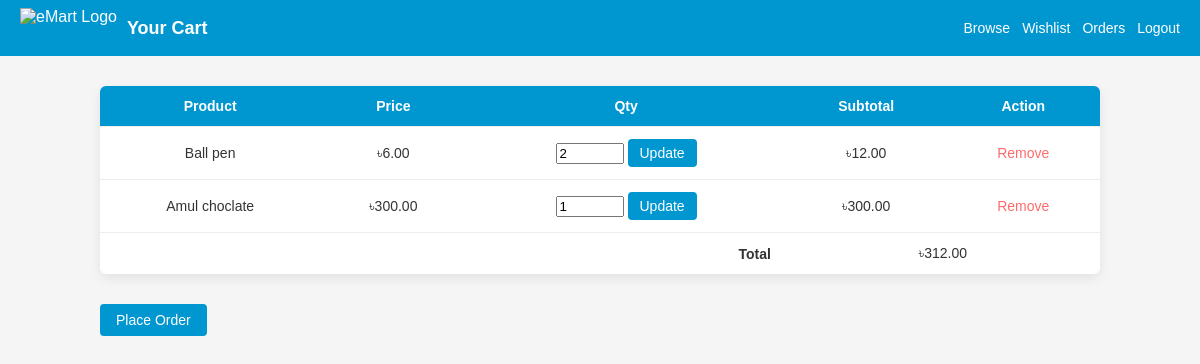
The app's page /eMart_Code/controllers/cartController.php?view=cart (signed in) with its own data.
### tables this page shows
CREATE TABLE `cart` (
  `id` int(11) NOT NULL,
  `user_id` int(11) NOT NULL,
  `product_id` int(11) NOT NULL,
  `quantity` int(11) NOT NULL DEFAULT 1,
  `created_at` timestamp NOT NULL DEFAULT current_timestamp()
);

CREATE TABLE `products` (
  `id` int(11) NOT NULL,
  `name` varchar(255) NOT NULL,
  `description` text DEFAULT NULL,
  `quantity` int(11) NOT NULL,
  `price` decimal(10,2) NOT NULL,
  `image` varchar(255) DEFAULT NULL
);

### eMart_Code/models/CartModel.php (called while the page is built, shortened)
<?php
function getCartItems($conn, $user_id)
{
    $stmt = $conn->prepare("SELECT c.id as cart_id, p.* , c.quantity as cart_qty FROM cart c JOIN products p ON c.product_id=p.id WHERE c.user_id=?");
    $stmt->bind_param("i", $user_id);
    $stmt->execute();
    return $stmt->get_result();
}

### eMart_Code/views/cart.php (the view, shortened to what this page needs)
<!DOCTYPE html>
<head>
    <link rel="stylesheet" href="../assets/css/style.css">
</head>
<body class="client">
    <header>
        <div class="logo-title">
            <img src="../assets/images/emart-logo.png" alt="eMart Logo">
            <h1>Your Cart</h1>
        </div>
        <nav>
            <a href="../controllers/indexController.php">Browse</a>
            <a href="../controllers/wishlistController.php?view=wishlist">Wishlist</a>
            <a href="../controllers/orderController.php?view=orders">Orders</a>
            <a href="../controllers/authController.php?logout=true">Logout</a>
        </nav>
    </header>
    <div class="container-lg">
        <?php if ($items && $items->num_rows > 0): ?>
            <table>
                <tr>
                    <th>Product</th>
                    <th>Price</th>
                    <th>Qty</th>
                    <th>Subtotal</th>
                    <th>Action</th>
                </tr>
                <?php
                $total = 0;
                while ($r = $items->fetch_assoc()):
                    $subtotal = $r['cart_qty'] * $r['price'];
                    $total += $subtotal; ?>
                    <tr>
                        <td><?php echo htmlspecialchars($r['name']); ?></td>
                        <td>৳<?php echo number_format($r['price'], 2); ?></td>
                        <td>
                            <form method="post" action="../controllers/cartController.php" style="display:inline;">
                                <input type="number" name="quantity" value="<?php echo $r['cart_qty']; ?>" min="1"
                                    style="width:60px;">
                                <button type="submit" name="update_cart">Update</button>
                            </form>
                        </td>
                        <td>৳<?php echo number_format($subtotal, 2); ?></td>
                        <td>
                            <a href="../controllers/cartController.php?action=remove&id=<?php echo $r['cart_id']; ?> "
                                onclick="return confirm('Remove?')" class="remove-link">Remove</a>
                        </td>
                    </tr>
                <?php endwhile; ?>
                <tr>
                    <td colspan="3" style="text-align:right;"><strong>Total</strong></td>
                    <td colspan="2">৳<?php echo number_format($total, 2); ?></td>
                </tr>
            </table>
            <div class="checkout-container">
                <form method="post" action="../controllers/cartController.php">
                    <button type="submit" name="checkout">Place Order</button>
                </form>
            </div>
        <?php else: ?>
            <p class="empty-message">Your cart is empty.</p>
        <?php endif; ?>
    </div>
</body>
</html>

### eMart_Code/assets/css/style.css (style rules this page uses)
body { margin: 0; font-family: Arial, sans-serif; background: #f5f7fa; color: #333; }
header { background: #0097d1; color: #fff; display: flex; align-items: center; justify-content: space-between; padding: 8px 20px; }
.logo-title { display: flex; align-items: center; gap: 10px; }
.logo-title img { height: 40px; }
.logo-title h1 { font-size: 18px; margin: 0; }
nav { display: flex; align-items: center; gap: 12px; }
nav a { color: #fff; text-decoration: none; font-size: 14px; }
header img { height: 36px; }
header h1 { font-size: 18px; }
table { width: 100%; border-collapse: collapse; margin: 30px auto; max-width: 1000px; background: #fff; border-radius: 6px; overflow: hidden; box-shadow: 0 4px 12px rgba(0, 0, 0, 0.08); }
table th, table td { padding: 12px 15px; border-bottom: 1px solid #eee; text-align: center; font-size: 14px; }
table th { background: #0097d1; color: #fff; font-weight: 600; }
table tr:last-child td { border-bottom: none; }
table button, form button { padding: 6px 12px; border: none; border-radius: 4px; background: #0097d1; color: #fff; cursor: pointer; font-size: 14px; transition: background 0.3s ease; }
a.remove-link { color: #ff6b6b; text-decoration: none; }
.checkout-container { width: 100%; max-width: 1000px; margin: 15px auto 0; display: flex; justify-content: flex-start; }
.checkout-container form { margin: 0; }
.checkout-container button { padding: 8px 16px; font-size: 14px; background: #0097d1; color: #fff; border: none; border-radius: 4px; cursor: pointer; transition: background 0.3s ease; }
body.client { background: linear-gradient(135deg, #e3f2fd, #bbdefb); transition: background 0.4s ease-in-out; }
body.client { background: whitesmoke; }

### records on screen
cart: product.name "Ball pen", product.price "6.00", quantity "2", quantity.price "12.00"
cart: product.name "Amul choclate", product.price "300.00", quantity "1"

### other values on screen
$total "312.00"
